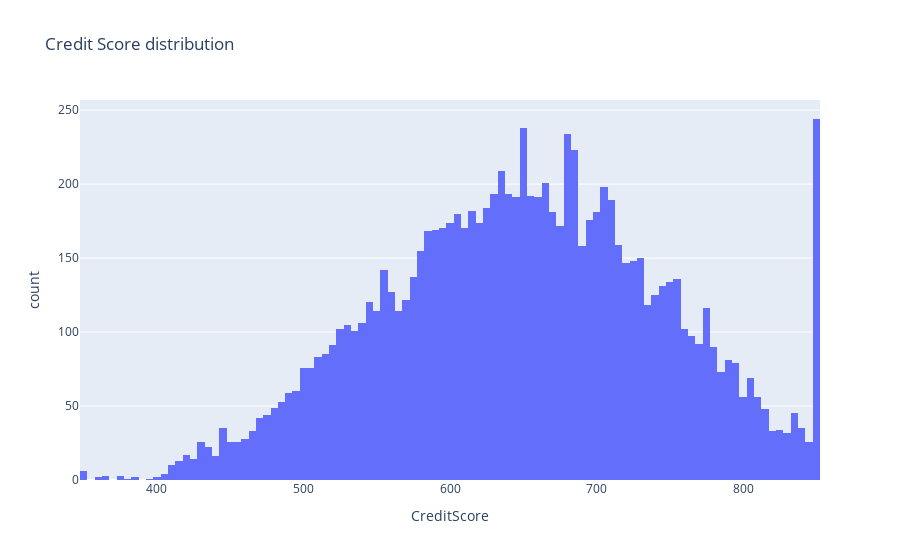

The notebook cell this image was saved under:
### Code cell
# iii. Credit Score
credit_score_dist_fig_layout = {
    "title" : "Credit Score distribution", 
    "xaxis_title" : "CreditScore", 
    "yaxis_title" : "count"
}
credit_score_dist_fig = categorical_dist(
  df_bank,
  "CreditScore",
  credit_score_dist_fig_layout
)

### Figure 1 — Plotly figure (JSON) as saved in the notebook; plotly's stock layout.template omitted (floating-point values rounded to 4 significant figures; data arrays with more than 128 entries replaced by an {"elided": "..."} marker saying what was removed)
{"data": [{"type": "histogram", "x": {"elided": "10000 float values"}}], "layout": {"title": {"text": "Credit Score distribution"}, "xaxis": {"title": {"text": "CreditScore"}}, "yaxis": {"title": {"text": "count"}}}}
